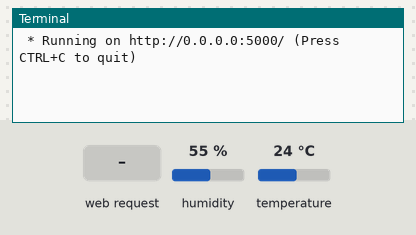
A program run on a simulated Raspberry Pi (BCM pin numbers). Shown: the last lines printed to the terminal. The inputs (shaded band) are chosen by the test bench; at power-on: humidity 55 %, temperature 24 °C. Threads take turns every 2 ms; the clock reads 2024-03-15 10:24:30 at power-on unless the program sets it.

Above: at 1.2 s.
1.3 s: HTTP request for /readings received
At 1.9 s:
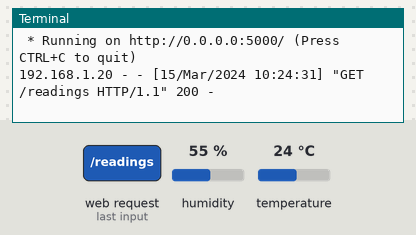
2.8 s: HTTP request for / received
At 4.2 s:
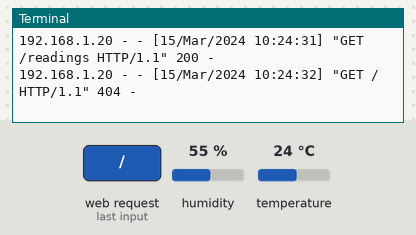

The program:

app.py
```python
from flask import Flask, jsonify
import adafruit_dht
import board
from RPi import GPIO
import threading
import time

# global constants
temp_c = 0
temp_f = 0
humid  = 0

def get_dht_readings():
    global temp_c, temp_f, humid
    while True:
        prev_temp_c = temp_c
        prev_temp_f = temp_f
        prev_humid = humid

        try:
            dht_device = adafruit_dht.DHT11(board.D4)
            temperature_c = dht_device.temperature
            humidity = dht_device.humidity

            if temperature_c is not None and humidity is not None:
                temperature_f = int(temperature_c * (9 / 5) + 32)
                temp_c = temperature_c
                temp_f = temperature_f
                humid = humidity
            else:
                temp_c = prev_temp_c
                temp_f = prev_temp_f
                humid = prev_humid
        except RuntimeError as error:
            print(str(error))
        finally:
            dht_device.exit()

        time.sleep(5)  # Wait for 5 seconds before the next read

def start_dht_readings_thread():
    thread = threading.Thread(target=get_dht_readings)
    thread.daemon = True  # Daemonize thread
    thread.start()

app = Flask(__name__)

@app.route('/readings')
def get_readings():
    global temp_c, temp_f, humid
    try:
        return jsonify({
            'temperature_c': temp_c,
            'temperature_f': temp_f,
            'humidity': humid
        }), 200
    except Exception as e:
        return jsonify({
            'error': str(e)
        }), 500

def main():
    start_dht_readings_thread()  # Start the sensor readings update thread
    app.run(host='0.0.0.0', port=5000, debug=True)

if __name__ == '__main__':
    main()
```

Measured:
- after the input at 1.3 s, the terminal: prints a new line at once (image 1)
- after the input at 2.8 s, the terminal: prints a new line at once (image 2)
